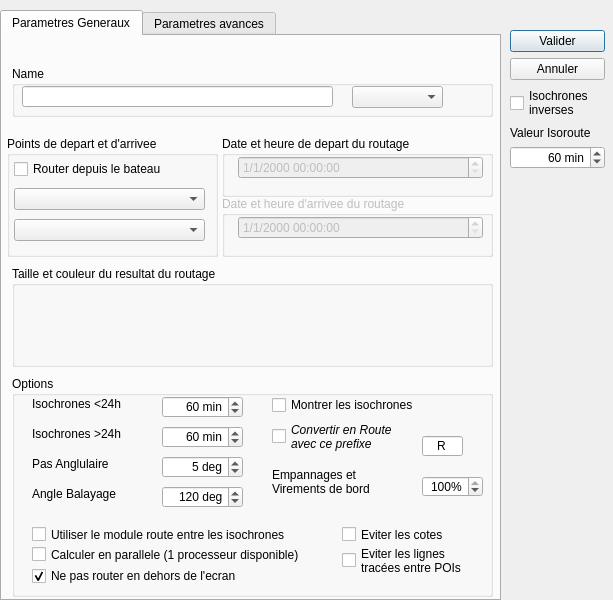
<?xml version="1.0" encoding="UTF-8"?>
<ui version="4.0">
 <class>ROUTAGE_Editor_ui</class>
 <widget class="QDialog" name="ROUTAGE_Editor_ui">
  <property name="geometry">
   <rect>
    <x>0</x>
    <y>0</y>
    <width>613</width>
    <height>600</height>
   </rect>
  </property>
  <property name="sizePolicy">
   <sizepolicy hsizetype="Preferred" vsizetype="Preferred">
    <horstretch>0</horstretch>
    <verstretch>0</verstretch>
   </sizepolicy>
  </property>
  <property name="minimumSize">
   <size>
    <width>0</width>
    <height>0</height>
   </size>
  </property>
  <property name="maximumSize">
   <size>
    <width>10000000</width>
    <height>10000000</height>
   </size>
  </property>
  <property name="windowTitle">
   <string notr="true">Route Parameters</string>
  </property>
  <widget class="QWidget" name="widget" native="true">
   <property name="geometry">
    <rect>
     <x>0</x>
     <y>0</y>
     <width>611</width>
     <height>601</height>
    </rect>
   </property>
   <property name="sizePolicy">
    <sizepolicy hsizetype="Fixed" vsizetype="Fixed">
     <horstretch>0</horstretch>
     <verstretch>0</verstretch>
    </sizepolicy>
   </property>
   <property name="toolTip">
    <string/>
   </property>
   <widget class="QTabWidget" name="tabWidget">
    <property name="geometry">
     <rect>
      <x>0</x>
      <y>10</y>
      <width>501</width>
      <height>591</height>
     </rect>
    </property>
    <property name="currentIndex">
     <number>0</number>
    </property>
    <widget class="QWidget" name="tab">
     <attribute name="title">
      <string>Parametres Generaux</string>
     </attribute>
     <widget class="QGroupBox" name="groupBox_2">
      <property name="geometry">
       <rect>
        <x>5</x>
        <y>100</y>
        <width>211</width>
        <height>121</height>
       </rect>
      </property>
      <property name="title">
       <string>Points de depart et d'arrivee</string>
      </property>
      <widget class="QWidget" name="layoutWidget_2">
       <property name="geometry">
        <rect>
         <x>7</x>
         <y>20</y>
         <width>191</width>
         <height>91</height>
        </rect>
       </property>
       <layout class="QVBoxLayout" name="verticalLayout_3">
        <item>
         <widget class="QCheckBox" name="startFromBoat">
          <property name="text">
           <string>Router depuis le bateau</string>
          </property>
         </widget>
        </item>
        <item>
         <widget class="QComboBox" name="fromPOI"/>
        </item>
        <item>
         <widget class="QComboBox" name="toPOI"/>
        </item>
       </layout>
      </widget>
     </widget>
     <widget class="QGroupBox" name="groupBox_4">
      <property name="geometry">
       <rect>
        <x>220</x>
        <y>100</y>
        <width>271</width>
        <height>61</height>
       </rect>
      </property>
      <property name="title">
       <string>Date et heure de depart du routage</string>
      </property>
      <widget class="QWidget" name="formLayoutWidget">
       <property name="geometry">
        <rect>
         <x>10</x>
         <y>20</y>
         <width>251</width>
         <height>31</height>
        </rect>
       </property>
       <layout class="QFormLayout" name="formLayout">
        <property name="fieldGrowthPolicy">
         <enum>QFormLayout::AllNonFixedFieldsGrow</enum>
        </property>
        <item row="0" column="1">
         <widget class="QDateTimeEdit" name="editDateBox">
          <property name="enabled">
           <bool>false</bool>
          </property>
          <property name="displayFormat">
           <string>M/d/yyyy hh:mm:ss</string>
          </property>
          <property name="timeSpec">
           <enum>Qt::UTC</enum>
          </property>
         </widget>
        </item>
       </layout>
      </widget>
     </widget>
     <widget class="QGroupBox" name="groupBox_5">
      <property name="geometry">
       <rect>
        <x>10</x>
        <y>340</y>
        <width>481</width>
        <height>221</height>
       </rect>
      </property>
      <property name="title">
       <string>Options</string>
      </property>
      <widget class="QLabel" name="label">
       <property name="geometry">
        <rect>
         <x>20</x>
         <y>50</y>
         <width>131</width>
         <height>16</height>
        </rect>
       </property>
       <property name="text">
        <string>Isochrones &gt;24h</string>
       </property>
      </widget>
      <widget class="QLabel" name="label_2">
       <property name="geometry">
        <rect>
         <x>20</x>
         <y>80</y>
         <width>121</width>
         <height>16</height>
        </rect>
       </property>
       <property name="text">
        <string>Pas Anglulaire</string>
       </property>
      </widget>
      <widget class="QLabel" name="label_3">
       <property name="geometry">
        <rect>
         <x>20</x>
         <y>110</y>
         <width>121</width>
         <height>16</height>
        </rect>
       </property>
       <property name="text">
        <string>Angle Balayage</string>
       </property>
      </widget>
      <widget class="QSpinBox" name="dureeMore24">
       <property name="geometry">
        <rect>
         <x>150</x>
         <y>50</y>
         <width>81</width>
         <height>22</height>
        </rect>
       </property>
       <property name="alignment">
        <set>Qt::AlignRight|Qt::AlignTrailing|Qt::AlignVCenter</set>
       </property>
       <property name="suffix">
        <string extracomment="min"> min</string>
       </property>
       <property name="prefix">
        <string/>
       </property>
       <property name="minimum">
        <number>10</number>
       </property>
       <property name="maximum">
        <number>600</number>
       </property>
       <property name="singleStep">
        <number>5</number>
       </property>
       <property name="value">
        <number>60</number>
       </property>
      </widget>
      <widget class="QSpinBox" name="range">
       <property name="geometry">
        <rect>
         <x>150</x>
         <y>110</y>
         <width>81</width>
         <height>22</height>
        </rect>
       </property>
       <property name="alignment">
        <set>Qt::AlignRight|Qt::AlignTrailing|Qt::AlignVCenter</set>
       </property>
       <property name="suffix">
        <string extracomment="deg"> deg</string>
       </property>
       <property name="prefix">
        <string/>
       </property>
       <property name="minimum">
        <number>100</number>
       </property>
       <property name="maximum">
        <number>180</number>
       </property>
       <property name="singleStep">
        <number>10</number>
       </property>
       <property name="value">
        <number>120</number>
       </property>
      </widget>
      <widget class="QDoubleSpinBox" name="step">
       <property name="geometry">
        <rect>
         <x>150</x>
         <y>80</y>
         <width>81</width>
         <height>22</height>
        </rect>
       </property>
       <property name="alignment">
        <set>Qt::AlignRight|Qt::AlignTrailing|Qt::AlignVCenter</set>
       </property>
       <property name="suffix">
        <string> deg</string>
       </property>
       <property name="decimals">
        <number>0</number>
       </property>
       <property name="minimum">
        <double>3.000000000000000</double>
       </property>
       <property name="maximum">
        <double>30.000000000000000</double>
       </property>
       <property name="singleStep">
        <double>1.000000000000000</double>
       </property>
       <property name="value">
        <double>5.000000000000000</double>
       </property>
      </widget>
      <widget class="QCheckBox" name="showIso">
       <property name="geometry">
        <rect>
         <x>260</x>
         <y>20</y>
         <width>201</width>
         <height>18</height>
        </rect>
       </property>
       <property name="text">
        <string>Montrer les isochrones</string>
       </property>
      </widget>
      <widget class="QCheckBox" name="convRoute">
       <property name="geometry">
        <rect>
         <x>260</x>
         <y>45</y>
         <width>141</width>
         <height>31</height>
        </rect>
       </property>
       <property name="font">
        <font>
         <weight>50</weight>
         <italic>true</italic>
         <bold>false</bold>
        </font>
       </property>
       <property name="text">
        <string>Convertir en Route
avec ce prefixe</string>
       </property>
      </widget>
      <widget class="QCheckBox" name="useVac">
       <property name="geometry">
        <rect>
         <x>20</x>
         <y>150</y>
         <width>301</width>
         <height>17</height>
        </rect>
       </property>
       <property name="layoutDirection">
        <enum>Qt::LeftToRight</enum>
       </property>
       <property name="text">
        <string>Utiliser le module route entre les isochrones</string>
       </property>
      </widget>
      <widget class="QCheckBox" name="checkCoast">
       <property name="geometry">
        <rect>
         <x>330</x>
         <y>150</y>
         <width>141</width>
         <height>17</height>
        </rect>
       </property>
       <property name="text">
        <string>Eviter les cotes</string>
       </property>
      </widget>
      <widget class="QCheckBox" name="multi">
       <property name="geometry">
        <rect>
         <x>20</x>
         <y>170</y>
         <width>301</width>
         <height>17</height>
        </rect>
       </property>
       <property name="text">
        <string>Calculer en parallele (1 processeur disponible)</string>
       </property>
      </widget>
      <widget class="QLineEdit" name="poiPrefix">
       <property name="geometry">
        <rect>
         <x>410</x>
         <y>60</y>
         <width>41</width>
         <height>20</height>
        </rect>
       </property>
       <property name="inputMask">
        <string>A; </string>
       </property>
       <property name="text">
        <string>R</string>
       </property>
       <property name="maxLength">
        <number>1</number>
       </property>
       <property name="alignment">
        <set>Qt::AlignCenter</set>
       </property>
      </widget>
      <widget class="QSpinBox" name="speedLossOnTack">
       <property name="geometry">
        <rect>
         <x>410</x>
         <y>100</y>
         <width>61</width>
         <height>21</height>
        </rect>
       </property>
       <property name="toolTip">
        <string>Pourcentage de la polaire a appliquer pendant une vacation</string>
       </property>
       <property name="alignment">
        <set>Qt::AlignRight|Qt::AlignTrailing|Qt::AlignVCenter</set>
       </property>
       <property name="suffix">
        <string>%</string>
       </property>
       <property name="minimum">
        <number>1</number>
       </property>
       <property name="maximum">
        <number>100</number>
       </property>
       <property name="singleStep">
        <number>10</number>
       </property>
       <property name="value">
        <number>100</number>
       </property>
      </widget>
      <widget class="QLabel" name="labelTackGybe">
       <property name="geometry">
        <rect>
         <x>260</x>
         <y>90</y>
         <width>141</width>
         <height>31</height>
        </rect>
       </property>
       <property name="font">
        <font>
         <weight>50</weight>
         <bold>false</bold>
        </font>
       </property>
       <property name="text">
        <string>Empannages et
Virements de bord</string>
       </property>
      </widget>
      <widget class="QLabel" name="label_11">
       <property name="geometry">
        <rect>
         <x>20</x>
         <y>20</y>
         <width>131</width>
         <height>16</height>
        </rect>
       </property>
       <property name="text">
        <string>Isochrones &lt;24h</string>
       </property>
      </widget>
      <widget class="QSpinBox" name="dureeLess24">
       <property name="geometry">
        <rect>
         <x>150</x>
         <y>20</y>
         <width>81</width>
         <height>22</height>
        </rect>
       </property>
       <property name="toolTip">
        <string>Cette valeur est egalement utilisee en approche de l'arrivee</string>
       </property>
       <property name="alignment">
        <set>Qt::AlignRight|Qt::AlignTrailing|Qt::AlignVCenter</set>
       </property>
       <property name="suffix">
        <string extracomment="min"> min</string>
       </property>
       <property name="prefix">
        <string/>
       </property>
       <property name="minimum">
        <number>10</number>
       </property>
       <property name="maximum">
        <number>600</number>
       </property>
       <property name="singleStep">
        <number>5</number>
       </property>
       <property name="value">
        <number>60</number>
       </property>
      </widget>
      <widget class="QCheckBox" name="visibleOnly">
       <property name="geometry">
        <rect>
         <x>20</x>
         <y>190</y>
         <width>301</width>
         <height>20</height>
        </rect>
       </property>
       <property name="text">
        <string>Ne pas router en dehors de l'ecran</string>
       </property>
       <property name="checked">
        <bool>true</bool>
       </property>
      </widget>
      <widget class="QCheckBox" name="checkLines">
       <property name="geometry">
        <rect>
         <x>330</x>
         <y>169</y>
         <width>151</width>
         <height>31</height>
        </rect>
       </property>
       <property name="text">
        <string>Eviter les lignes
tracées entre POIs</string>
       </property>
      </widget>
     </widget>
     <widget class="QGroupBox" name="groupBox_eta">
      <property name="enabled">
       <bool>false</bool>
      </property>
      <property name="geometry">
       <rect>
        <x>220</x>
        <y>160</y>
        <width>271</width>
        <height>61</height>
       </rect>
      </property>
      <property name="title">
       <string>Date et heure d'arrivee du routage</string>
      </property>
      <widget class="QWidget" name="formLayoutWidget_2">
       <property name="geometry">
        <rect>
         <x>10</x>
         <y>20</y>
         <width>251</width>
         <height>31</height>
        </rect>
       </property>
       <layout class="QFormLayout" name="formLayout_2">
        <property name="fieldGrowthPolicy">
         <enum>QFormLayout::AllNonFixedFieldsGrow</enum>
        </property>
        <item row="0" column="1">
         <widget class="QDateTimeEdit" name="editDateBox_2">
          <property name="enabled">
           <bool>false</bool>
          </property>
          <property name="displayFormat">
           <string>M/d/yyyy hh:mm:ss</string>
          </property>
          <property name="timeSpec">
           <enum>Qt::UTC</enum>
          </property>
         </widget>
        </item>
       </layout>
      </widget>
     </widget>
     <widget class="QGroupBox" name="groupBox">
      <property name="geometry">
       <rect>
        <x>10</x>
        <y>30</y>
        <width>481</width>
        <height>51</height>
       </rect>
      </property>
      <property name="title">
       <string>Name</string>
      </property>
      <widget class="QLineEdit" name="editName">
       <property name="geometry">
        <rect>
         <x>10</x>
         <y>20</y>
         <width>311</width>
         <height>21</height>
        </rect>
       </property>
      </widget>
      <widget class="QComboBox" name="editBoat">
       <property name="geometry">
        <rect>
         <x>340</x>
         <y>20</y>
         <width>91</width>
         <height>22</height>
        </rect>
       </property>
      </widget>
     </widget>
     <widget class="QGroupBox" name="groupBox_3">
      <property name="geometry">
       <rect>
        <x>10</x>
        <y>230</y>
        <width>481</width>
        <height>101</height>
       </rect>
      </property>
      <property name="title">
       <string>Taille et couleur du resultat du routage</string>
      </property>
      <widget class="QWidget" name="verticalLayoutWidget">
       <property name="geometry">
        <rect>
         <x>10</x>
         <y>20</y>
         <width>451</width>
         <height>71</height>
        </rect>
       </property>
       <layout class="QVBoxLayout" name="verticalLayout_2"/>
      </widget>
     </widget>
    </widget>
    <widget class="QWidget" name="tab_2">
     <attribute name="title">
      <string>Parametres avances</string>
     </attribute>
     <widget class="QGroupBox" name="groupBox_6">
      <property name="geometry">
       <rect>
        <x>20</x>
        <y>180</y>
        <width>461</width>
        <height>161</height>
       </rect>
      </property>
      <property name="title">
       <string>Modification des previsions (what if...)</string>
      </property>
      <widget class="QLabel" name="label_14">
       <property name="geometry">
        <rect>
         <x>10</x>
         <y>60</y>
         <width>181</width>
         <height>16</height>
        </rect>
       </property>
       <property name="text">
        <string>A partir de cette date</string>
       </property>
      </widget>
      <widget class="QSpinBox" name="whatIfWind">
       <property name="enabled">
        <bool>false</bool>
       </property>
       <property name="geometry">
        <rect>
         <x>260</x>
         <y>90</y>
         <width>61</width>
         <height>22</height>
        </rect>
       </property>
       <property name="alignment">
        <set>Qt::AlignRight|Qt::AlignTrailing|Qt::AlignVCenter</set>
       </property>
       <property name="suffix">
        <string>%</string>
       </property>
       <property name="minimum">
        <number>1</number>
       </property>
       <property name="maximum">
        <number>200</number>
       </property>
       <property name="value">
        <number>100</number>
       </property>
      </widget>
      <widget class="QLabel" name="label_15">
       <property name="geometry">
        <rect>
         <x>10</x>
         <y>90</y>
         <width>191</width>
         <height>16</height>
        </rect>
       </property>
       <property name="text">
        <string>La force du vent est a</string>
       </property>
      </widget>
      <widget class="QLabel" name="label_16">
       <property name="geometry">
        <rect>
         <x>330</x>
         <y>90</y>
         <width>71</width>
         <height>16</height>
        </rect>
       </property>
       <property name="text">
        <string>du grib</string>
       </property>
      </widget>
      <widget class="QLabel" name="label_17">
       <property name="geometry">
        <rect>
         <x>10</x>
         <y>120</y>
         <width>241</width>
         <height>16</height>
        </rect>
       </property>
       <property name="text">
        <string>Les previsions du grib sont decalees de</string>
       </property>
      </widget>
      <widget class="QSpinBox" name="whatIfTime">
       <property name="enabled">
        <bool>false</bool>
       </property>
       <property name="geometry">
        <rect>
         <x>260</x>
         <y>120</y>
         <width>81</width>
         <height>22</height>
        </rect>
       </property>
       <property name="alignment">
        <set>Qt::AlignRight|Qt::AlignTrailing|Qt::AlignVCenter</set>
       </property>
       <property name="suffix">
        <string> heures</string>
       </property>
       <property name="minimum">
        <number>-240</number>
       </property>
       <property name="maximum">
        <number>240</number>
       </property>
      </widget>
      <widget class="QCheckBox" name="whatIfUse">
       <property name="geometry">
        <rect>
         <x>10</x>
         <y>30</y>
         <width>211</width>
         <height>17</height>
        </rect>
       </property>
       <property name="text">
        <string>Utiliser ce scenario</string>
       </property>
      </widget>
      <widget class="QDateTimeEdit" name="whatIfDate">
       <property name="enabled">
        <bool>false</bool>
       </property>
       <property name="geometry">
        <rect>
         <x>260</x>
         <y>60</y>
         <width>151</width>
         <height>20</height>
        </rect>
       </property>
       <property name="displayFormat">
        <string>M/d/yyyy hh:mm:ss</string>
       </property>
       <property name="timeSpec">
        <enum>Qt::UTC</enum>
       </property>
      </widget>
     </widget>
     <widget class="QGroupBox" name="groupBox_13">
      <property name="geometry">
       <rect>
        <x>20</x>
        <y>20</y>
        <width>461</width>
        <height>141</height>
       </rect>
      </property>
      <property name="title">
       <string>Options supplementaires</string>
      </property>
      <widget class="QLabel" name="label_7">
       <property name="geometry">
        <rect>
         <x>30</x>
         <y>30</y>
         <width>191</width>
         <height>16</height>
        </rect>
       </property>
       <property name="text">
        <string>Prune Wake Angle</string>
       </property>
      </widget>
      <widget class="QSpinBox" name="pruneWakeAngle">
       <property name="geometry">
        <rect>
         <x>230</x>
         <y>30</y>
         <width>61</width>
         <height>22</height>
        </rect>
       </property>
       <property name="toolTip">
        <string/>
       </property>
       <property name="alignment">
        <set>Qt::AlignRight|Qt::AlignTrailing|Qt::AlignVCenter</set>
       </property>
       <property name="maximum">
        <number>60</number>
       </property>
      </widget>
      <widget class="QLabel" name="label_13">
       <property name="geometry">
        <rect>
         <x>30</x>
         <y>70</y>
         <width>191</width>
         <height>16</height>
        </rect>
       </property>
       <property name="text">
        <string>Coeff Exploration</string>
       </property>
      </widget>
      <widget class="QSpinBox" name="explo">
       <property name="geometry">
        <rect>
         <x>230</x>
         <y>70</y>
         <width>61</width>
         <height>21</height>
        </rect>
       </property>
       <property name="alignment">
        <set>Qt::AlignRight|Qt::AlignTrailing|Qt::AlignVCenter</set>
       </property>
       <property name="suffix">
        <string/>
       </property>
       <property name="prefix">
        <string/>
       </property>
       <property name="minimum">
        <number>0</number>
       </property>
       <property name="maximum">
        <number>1000</number>
       </property>
       <property name="singleStep">
        <number>1</number>
       </property>
       <property name="value">
        <number>2</number>
       </property>
      </widget>
      <widget class="QCheckBox" name="log">
       <property name="geometry">
        <rect>
         <x>30</x>
         <y>110</y>
         <width>401</width>
         <height>17</height>
        </rect>
       </property>
       <property name="text">
        <string>Utiliser une convergence logarithmique vers l'arrivee</string>
       </property>
      </widget>
     </widget>
     <widget class="QGroupBox" name="groupBox_7">
      <property name="geometry">
       <rect>
        <x>20</x>
        <y>360</y>
        <width>211</width>
        <height>121</height>
       </rect>
      </property>
      <property name="title">
       <string>Forcer le vent</string>
      </property>
      <widget class="QDoubleSpinBox" name="TWD">
       <property name="enabled">
        <bool>false</bool>
       </property>
       <property name="geometry">
        <rect>
         <x>110</x>
         <y>80</y>
         <width>91</width>
         <height>21</height>
        </rect>
       </property>
       <property name="alignment">
        <set>Qt::AlignRight|Qt::AlignTrailing|Qt::AlignVCenter</set>
       </property>
       <property name="suffix">
        <string extracomment="deg"> deg</string>
       </property>
       <property name="decimals">
        <number>1</number>
       </property>
       <property name="maximum">
        <double>360.000000000000000</double>
       </property>
       <property name="value">
        <double>0.000000000000000</double>
       </property>
      </widget>
      <widget class="QDoubleSpinBox" name="TWS">
       <property name="enabled">
        <bool>false</bool>
       </property>
       <property name="geometry">
        <rect>
         <x>110</x>
         <y>51</y>
         <width>91</width>
         <height>21</height>
        </rect>
       </property>
       <property name="alignment">
        <set>Qt::AlignRight|Qt::AlignTrailing|Qt::AlignVCenter</set>
       </property>
       <property name="suffix">
        <string extracomment="nds"> nds</string>
       </property>
       <property name="decimals">
        <number>1</number>
       </property>
       <property name="maximum">
        <double>60.000000000000000</double>
       </property>
       <property name="value">
        <double>20.000000000000000</double>
       </property>
      </widget>
      <widget class="QLabel" name="label_4">
       <property name="geometry">
        <rect>
         <x>70</x>
         <y>50</y>
         <width>46</width>
         <height>14</height>
        </rect>
       </property>
       <property name="text">
        <string>TWS</string>
       </property>
      </widget>
      <widget class="QCheckBox" name="windForced">
       <property name="geometry">
        <rect>
         <x>60</x>
         <y>20</y>
         <width>131</width>
         <height>18</height>
        </rect>
       </property>
       <property name="text">
        <string>Forcer le vent</string>
       </property>
      </widget>
      <widget class="QLabel" name="label_5">
       <property name="geometry">
        <rect>
         <x>70</x>
         <y>80</y>
         <width>46</width>
         <height>14</height>
        </rect>
       </property>
       <property name="text">
        <string>TWD</string>
       </property>
      </widget>
     </widget>
     <widget class="QGroupBox" name="groupBox_8">
      <property name="geometry">
       <rect>
        <x>240</x>
        <y>360</y>
        <width>241</width>
        <height>121</height>
       </rect>
      </property>
      <property name="title">
       <string>Vent minimum/maximum</string>
      </property>
      <widget class="QDoubleSpinBox" name="maxPres">
       <property name="enabled">
        <bool>true</bool>
       </property>
       <property name="geometry">
        <rect>
         <x>150</x>
         <y>50</y>
         <width>81</width>
         <height>21</height>
        </rect>
       </property>
       <property name="alignment">
        <set>Qt::AlignRight|Qt::AlignTrailing|Qt::AlignVCenter</set>
       </property>
       <property name="suffix">
        <string extracomment="nds"> nds</string>
       </property>
       <property name="decimals">
        <number>1</number>
       </property>
       <property name="maximum">
        <double>70.000000000000000</double>
       </property>
       <property name="value">
        <double>70.000000000000000</double>
       </property>
      </widget>
      <widget class="QLabel" name="label_6">
       <property name="geometry">
        <rect>
         <x>10</x>
         <y>50</y>
         <width>81</width>
         <height>16</height>
        </rect>
       </property>
       <property name="text">
        <string>Pres</string>
       </property>
      </widget>
      <widget class="QLabel" name="label_8">
       <property name="geometry">
        <rect>
         <x>10</x>
         <y>80</y>
         <width>71</width>
         <height>16</height>
        </rect>
       </property>
       <property name="text">
        <string>Portant</string>
       </property>
      </widget>
      <widget class="QDoubleSpinBox" name="maxPortant">
       <property name="enabled">
        <bool>true</bool>
       </property>
       <property name="geometry">
        <rect>
         <x>150</x>
         <y>80</y>
         <width>81</width>
         <height>21</height>
        </rect>
       </property>
       <property name="alignment">
        <set>Qt::AlignRight|Qt::AlignTrailing|Qt::AlignVCenter</set>
       </property>
       <property name="suffix">
        <string extracomment="nds"> nds</string>
       </property>
       <property name="decimals">
        <number>1</number>
       </property>
       <property name="maximum">
        <double>70.000000000000000</double>
       </property>
       <property name="value">
        <double>70.000000000000000</double>
       </property>
      </widget>
      <widget class="QDoubleSpinBox" name="minPres">
       <property name="enabled">
        <bool>true</bool>
       </property>
       <property name="geometry">
        <rect>
         <x>60</x>
         <y>50</y>
         <width>81</width>
         <height>21</height>
        </rect>
       </property>
       <property name="alignment">
        <set>Qt::AlignRight|Qt::AlignTrailing|Qt::AlignVCenter</set>
       </property>
       <property name="suffix">
        <string extracomment="nds"> nds</string>
       </property>
       <property name="decimals">
        <number>1</number>
       </property>
       <property name="maximum">
        <double>70.000000000000000</double>
       </property>
       <property name="value">
        <double>0.000000000000000</double>
       </property>
      </widget>
      <widget class="QDoubleSpinBox" name="minPortant">
       <property name="enabled">
        <bool>true</bool>
       </property>
       <property name="geometry">
        <rect>
         <x>60</x>
         <y>80</y>
         <width>81</width>
         <height>21</height>
        </rect>
       </property>
       <property name="alignment">
        <set>Qt::AlignRight|Qt::AlignTrailing|Qt::AlignVCenter</set>
       </property>
       <property name="suffix">
        <string extracomment="nds"> nds</string>
       </property>
       <property name="decimals">
        <number>1</number>
       </property>
       <property name="maximum">
        <double>70.000000000000000</double>
       </property>
       <property name="value">
        <double>0.000000000000000</double>
       </property>
      </widget>
      <widget class="QLabel" name="label_9">
       <property name="geometry">
        <rect>
         <x>70</x>
         <y>30</y>
         <width>53</width>
         <height>16</height>
        </rect>
       </property>
       <property name="text">
        <string>Min</string>
       </property>
       <property name="alignment">
        <set>Qt::AlignCenter</set>
       </property>
      </widget>
      <widget class="QLabel" name="label_10">
       <property name="geometry">
        <rect>
         <x>160</x>
         <y>30</y>
         <width>53</width>
         <height>16</height>
        </rect>
       </property>
       <property name="text">
        <string>Max</string>
       </property>
       <property name="alignment">
        <set>Qt::AlignCenter</set>
       </property>
      </widget>
     </widget>
     <widget class="QPushButton" name="Default">
      <property name="geometry">
       <rect>
        <x>30</x>
        <y>502</y>
        <width>141</width>
        <height>31</height>
       </rect>
      </property>
      <property name="text">
       <string>Options par defaut</string>
      </property>
     </widget>
     <widget class="QCheckBox" name="autoZoom">
      <property name="geometry">
       <rect>
        <x>230</x>
        <y>500</y>
        <width>131</width>
        <height>17</height>
       </rect>
      </property>
      <property name="text">
       <string>Auto Zoom</string>
      </property>
      <property name="checked">
       <bool>true</bool>
      </property>
     </widget>
     <widget class="QSlider" name="zoomLevel">
      <property name="geometry">
       <rect>
        <x>260</x>
        <y>520</y>
        <width>91</width>
        <height>19</height>
       </rect>
      </property>
      <property name="toolTip">
       <string>Réglage du niveau de zoom (plus à droite = plus serré).
La différence est surtout sensible lors d'un routage en diagonale.</string>
      </property>
      <property name="minimum">
       <number>1</number>
      </property>
      <property name="maximum">
       <number>3</number>
      </property>
      <property name="pageStep">
       <number>1</number>
      </property>
      <property name="sliderPosition">
       <number>2</number>
      </property>
      <property name="orientation">
       <enum>Qt::Horizontal</enum>
      </property>
      <property name="tickPosition">
       <enum>QSlider::NoTicks</enum>
      </property>
      <property name="tickInterval">
       <number>1</number>
      </property>
     </widget>
    </widget>
   </widget>
   <widget class="QWidget" name="layoutWidget">
    <property name="geometry">
     <rect>
      <x>510</x>
      <y>30</y>
      <width>95</width>
      <height>471</height>
     </rect>
    </property>
    <layout class="QVBoxLayout" name="verticalLayout">
     <item>
      <widget class="QPushButton" name="btOk">
       <property name="text">
        <string>Valider</string>
       </property>
       <property name="autoDefault">
        <bool>false</bool>
       </property>
       <property name="default">
        <bool>true</bool>
       </property>
      </widget>
     </item>
     <item>
      <widget class="QPushButton" name="btCancel">
       <property name="text">
        <string>Annuler</string>
       </property>
      </widget>
     </item>
     <item>
      <widget class="QCheckBox" name="i_iso">
       <property name="text">
        <string>Isochrones
inverses</string>
       </property>
      </widget>
     </item>
     <item>
      <widget class="QLabel" name="label_12">
       <property name="text">
        <string>Valeur Isoroute</string>
       </property>
      </widget>
     </item>
     <item>
      <widget class="QSpinBox" name="isoRoute">
       <property name="alignment">
        <set>Qt::AlignRight|Qt::AlignTrailing|Qt::AlignVCenter</set>
       </property>
       <property name="suffix">
        <string> min</string>
       </property>
       <property name="minimum">
        <number>1</number>
       </property>
       <property name="maximum">
        <number>99999</number>
       </property>
       <property name="singleStep">
        <number>5</number>
       </property>
       <property name="value">
        <number>60</number>
       </property>
      </widget>
     </item>
     <item>
      <spacer name="verticalSpacer">
       <property name="orientation">
        <enum>Qt::Vertical</enum>
       </property>
       <property name="sizeHint" stdset="0">
        <size>
         <width>20</width>
         <height>40</height>
        </size>
       </property>
      </spacer>
     </item>
    </layout>
   </widget>
  </widget>
 </widget>
 <tabstops>
  <tabstop>editName</tabstop>
  <tabstop>editBoat</tabstop>
  <tabstop>startFromBoat</tabstop>
  <tabstop>fromPOI</tabstop>
  <tabstop>toPOI</tabstop>
  <tabstop>editDateBox</tabstop>
  <tabstop>editDateBox_2</tabstop>
  <tabstop>dureeLess24</tabstop>
  <tabstop>dureeMore24</tabstop>
  <tabstop>step</tabstop>
  <tabstop>range</tabstop>
  <tabstop>showIso</tabstop>
  <tabstop>convRoute</tabstop>
  <tabstop>poiPrefix</tabstop>
  <tabstop>speedLossOnTack</tabstop>
  <tabstop>useVac</tabstop>
  <tabstop>multi</tabstop>
  <tabstop>visibleOnly</tabstop>
  <tabstop>checkCoast</tabstop>
  <tabstop>tabWidget</tabstop>
  <tabstop>pruneWakeAngle</tabstop>
  <tabstop>explo</tabstop>
  <tabstop>log</tabstop>
  <tabstop>whatIfUse</tabstop>
  <tabstop>whatIfDate</tabstop>
  <tabstop>whatIfWind</tabstop>
  <tabstop>whatIfTime</tabstop>
  <tabstop>windForced</tabstop>
  <tabstop>TWD</tabstop>
  <tabstop>TWS</tabstop>
  <tabstop>btOk</tabstop>
  <tabstop>btCancel</tabstop>
  <tabstop>minPres</tabstop>
  <tabstop>maxPres</tabstop>
  <tabstop>minPortant</tabstop>
  <tabstop>maxPortant</tabstop>
  <tabstop>Default</tabstop>
  <tabstop>autoZoom</tabstop>
  <tabstop>zoomLevel</tabstop>
 </tabstops>
 <resources/>
 <connections>
  <connection>
   <sender>btOk</sender>
   <signal>clicked()</signal>
   <receiver>ROUTAGE_Editor_ui</receiver>
   <slot>accept()</slot>
   <hints>
    <hint type="sourcelabel">
     <x>518</x>
     <y>31</y>
    </hint>
    <hint type="destinationlabel">
     <x>285</x>
     <y>133</y>
    </hint>
   </hints>
  </connection>
  <connection>
   <sender>btCancel</sender>
   <signal>clicked()</signal>
   <receiver>ROUTAGE_Editor_ui</receiver>
   <slot>reject()</slot>
   <hints>
    <hint type="sourcelabel">
     <x>518</x>
     <y>90</y>
    </hint>
    <hint type="destinationlabel">
     <x>285</x>
     <y>133</y>
    </hint>
   </hints>
  </connection>
  <connection>
   <sender>startFromBoat</sender>
   <signal>toggled(bool)</signal>
   <receiver>fromPOI</receiver>
   <slot>setDisabled(bool)</slot>
   <hints>
    <hint type="sourcelabel">
     <x>107</x>
     <y>177</y>
    </hint>
    <hint type="destinationlabel">
     <x>107</x>
     <y>208</y>
    </hint>
   </hints>
  </connection>
  <connection>
   <sender>whatIfUse</sender>
   <signal>toggled(bool)</signal>
   <receiver>whatIfDate</receiver>
   <slot>setEnabled(bool)</slot>
   <hints>
    <hint type="sourcelabel">
     <x>124</x>
     <y>261</y>
    </hint>
    <hint type="destinationlabel">
     <x>282</x>
     <y>294</y>
    </hint>
   </hints>
  </connection>
  <connection>
   <sender>whatIfUse</sender>
   <signal>toggled(bool)</signal>
   <receiver>whatIfTime</receiver>
   <slot>setEnabled(bool)</slot>
   <hints>
    <hint type="sourcelabel">
     <x>124</x>
     <y>261</y>
    </hint>
    <hint type="destinationlabel">
     <x>307</x>
     <y>342</y>
    </hint>
   </hints>
  </connection>
  <connection>
   <sender>whatIfUse</sender>
   <signal>toggled(bool)</signal>
   <receiver>whatIfWind</receiver>
   <slot>setEnabled(bool)</slot>
   <hints>
    <hint type="sourcelabel">
     <x>124</x>
     <y>261</y>
    </hint>
    <hint type="destinationlabel">
     <x>282</x>
     <y>326</y>
    </hint>
   </hints>
  </connection>
  <connection>
   <sender>speedLossOnTack</sender>
   <signal>valueChanged(int)</signal>
   <receiver>ROUTAGE_Editor_ui</receiver>
   <slot>GybeTack(int)</slot>
   <hints>
    <hint type="sourcelabel">
     <x>452</x>
     <y>495</y>
    </hint>
    <hint type="destinationlabel">
     <x>306</x>
     <y>299</y>
    </hint>
   </hints>
  </connection>
 </connections>
 <slots>
  <slot>btDeleteClicked()</slot>
  <slot>GybeTack(int)</slot>
 </slots>
</ui>
